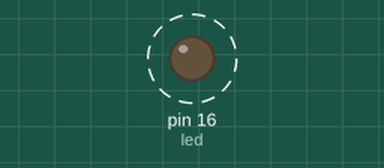
The sketch below on a simulated Arduino Uno, built with avr-gcc and run on an emulated ATmega328P. Shown: output pins drawn as LEDs (lit = HIGH). Dashed ring = blinking.

Above: at 0.2 s.
Timing chart, 0 to 5.8 s (numbered marks = the images above):
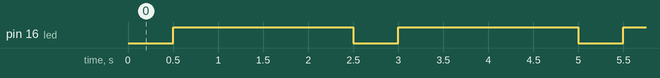

Measured:
- by itself, pin 16 (led): alternates HIGH for 2.0 s and LOW for 0.50 s

The sketch:

Blink.ino
```cpp
int led = 16;

/*Hàm gọi 1 lần duy nhất khi khởi động*/
void setup() {
  // put your setup code here, to run once:
  pinMode(led, OUTPUT); //Cấu hình pin 16 ngõ ra
}

/*Hàm loop() sẽ được gọi liên tục*/
void loop() {
  // put your main code here, to run repeatedly:
  digitalWrite(led, LOW); //Bật LED bởi mức điện áp LOW

  delay(500); //Chờ 1s
  digitalWrite(led, HIGH); //Tắt LED (HIGH là mức cao)
  delay(2000); //Chờ 2s
}
```
